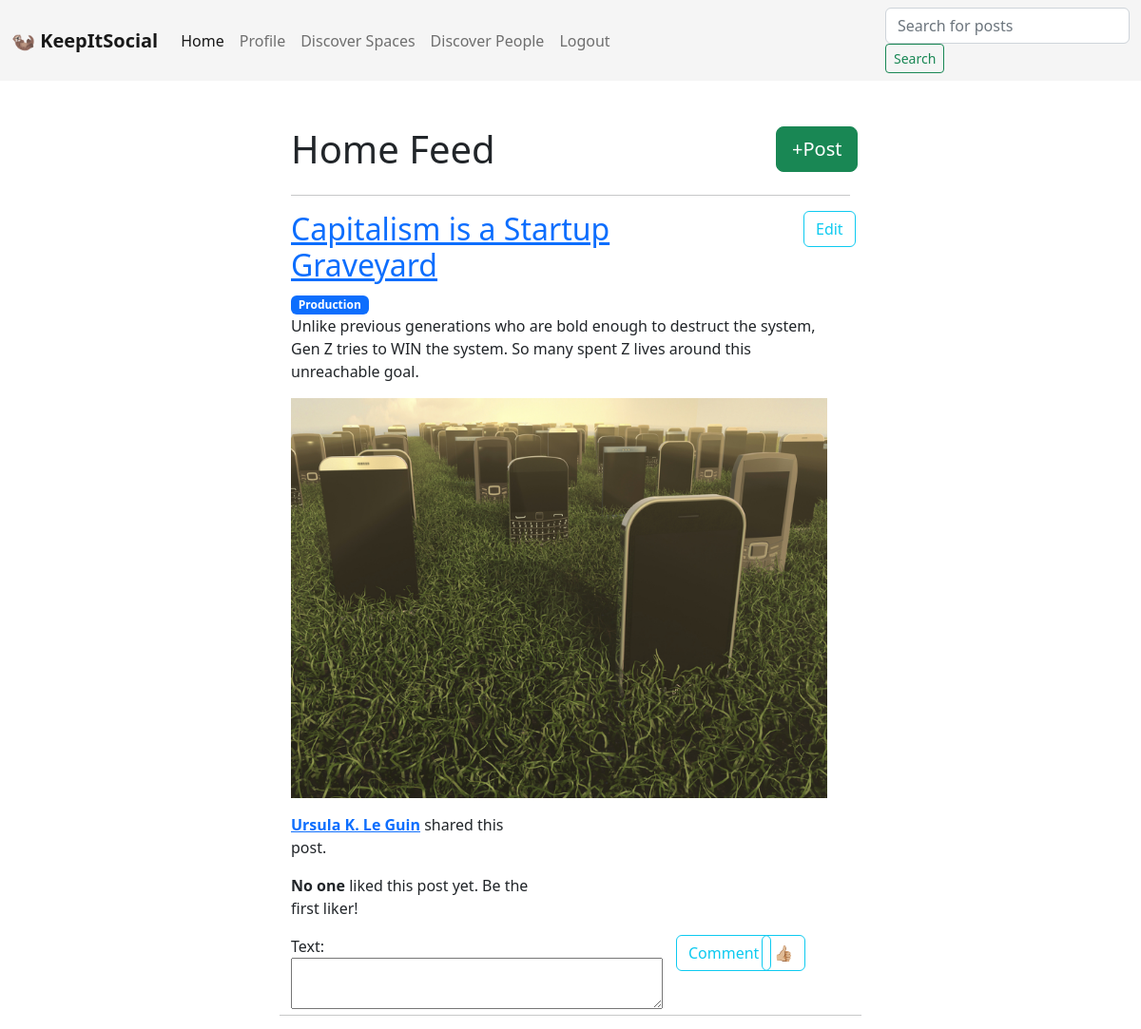
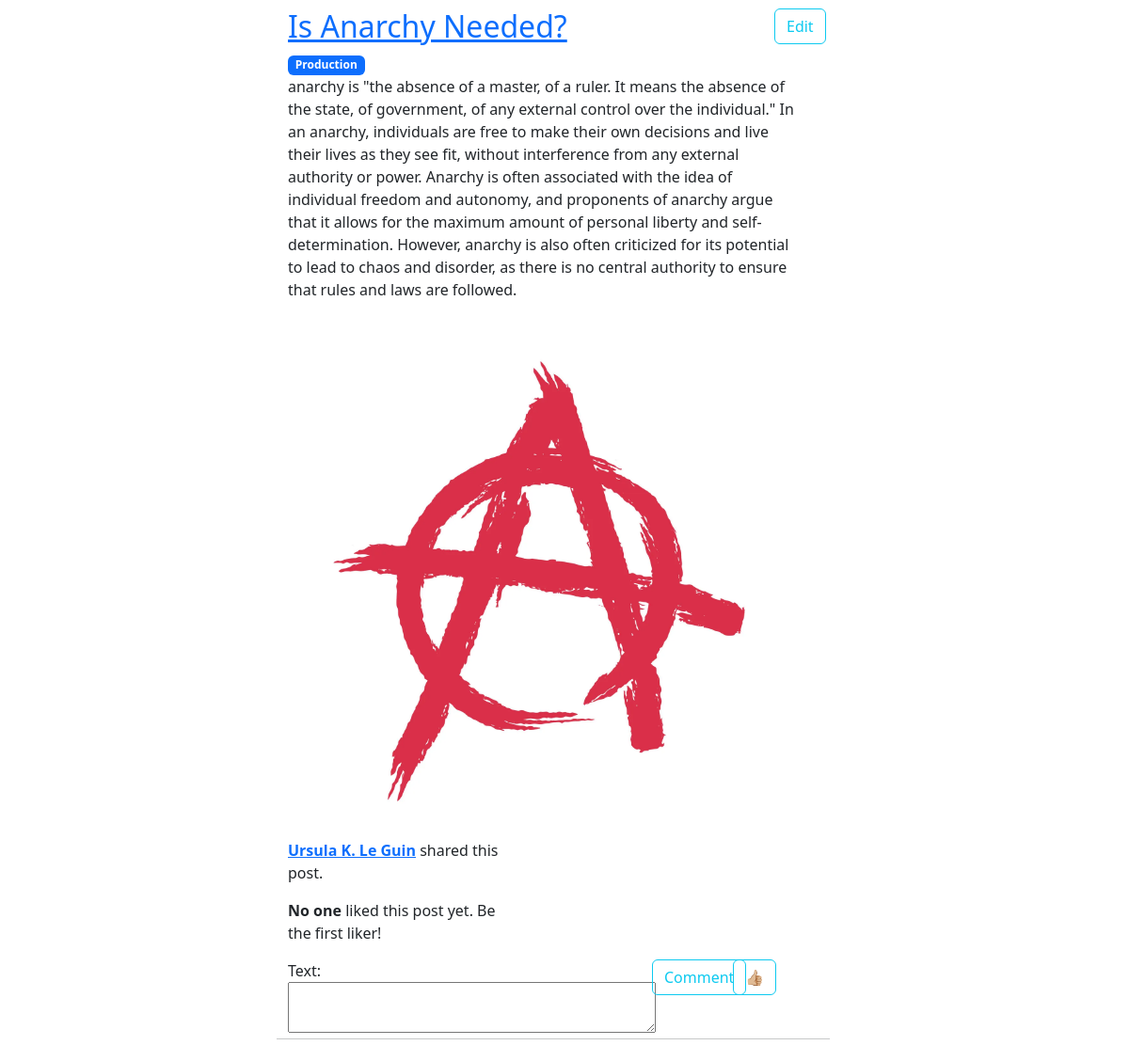
The app's page /home (signed in) with its own data (2 pictures, top to bottom).
### application/models.py (models this page shows, shortened)
class Post(models.Model):
    title = models.CharField(max_length=50)
    image = models.ImageField(upload_to="uploads/", null=True, blank=True)
    content = models.TextField()
    link = models.CharField(max_length=500, null=True)
    author = models.ForeignKey(UserProfile, on_delete=models.CASCADE, null=True)
    slug = models.SlugField(default="", null=False, blank=True, db_index=True)
    likers = models.ManyToManyField("UserProfile", related_name='liked_posts', blank=True)
    bookmarkers = models.ManyToManyField("UserProfile", related_name='bookmarked_posts', blank=True)
    space = models.ForeignKey("Space", related_name='posts', blank=True, on_delete=models.CASCADE, null=True)
    created_at = models.DateTimeField(auto_now_add=True, blank=True, null=True)

class Space(models.Model):
    admin = models.ForeignKey(UserProfile, on_delete=models.CASCADE, null=True)
    members = models.ManyToManyField("UserProfile", related_name='spaces', blank=True)
    title = models.CharField(max_length=50)
    slug = models.SlugField(default="")

class UserProfile(models.Model):
    id = models.AutoField(primary_key=True)
    user = models.OneToOneField(User, on_delete=models.CASCADE, related_name='profile')
    profile_picture = models.ImageField(upload_to='profiles/', blank=True, null=True)
    bio = models.TextField(blank=True)
    followers = models.ManyToManyField("UserProfile", related_name='following', blank=True)
    def __str__(self):
        return f"{self.user.first_name}  {self.user.last_name}"

### application/views.py (the view)
# urls.py: path("", views.Index.as_view(), name="home"),
def home(request):
    posts = Post.objects.all().order_by('-created_at')
    comment_form = CommentForm()
    return render(request, 'application/home.html', {'posts': posts, 'comment_form': comment_form, "title": "Home Feed"})

### application/forms.py
class CommentForm(ModelForm):
    class Meta:
        model = Comment
        fields = ['text']
        widgets = {
          'text': forms.Textarea(attrs={'rows':2}),
        }

### application/templates/application/home.html (shortened to what this page needs)
{% extends "application/base.html" %}
{% block body_content %}
    {% include "application/include/header.html" %}
    <div class="row">
        <div class="col-3">
        </div>
        <div class="col-6">
            <br>
            <br>
            <div class="row">
                <div class="col-6">
                    <h1>{{ title }}</h1>
                </div>
                <div class="col-4">
                </div>
                <div class="col-2">
                    {% if user.is_authenticated %}
                        <a href="/create-post"><button class="btn btn-lg btn-success create-post" type="submit">+Post</button></a>
                    {% endif %}
                </div>
            </div>
            <hr>
            {% for post in posts %}
                {% if post.author == request.user.profile or request.user.profile in post.author.user.profile.followers.all or request.user.profile in post.space.members.all%}
                <div class="row">
                <div class="row">
                    <div class="col-9">
                        <a href="{{ post.link }}"><h2>{{ post.title }}</h2></a>
                    </div>
                    <div class="col-2">
                    </div>
                    <div class="col-1 float-right text-right">
                        {% if post.author == request.user.profile %}
                            <form action="{% url 'edit_post' post.pk %}" method="post">
                                <button type="submit" class="btn btn-outline-info btn-block text-right"> Edit</button>
                            </form>
                        {% endif %}
                    </div>
                    <div class="row">
                        <div class="col-1">
                            {% if post.space %}
                                <span class="badge text-bg-primary">{{ post.space.title }}</span>
                            {% endif %}
                        </div>
                    </div>
                    <p>{{ post.content }}</p>
                    {% if post.image %}
                        <a href="{{ post.link }}"><img src="{{ post.image.url }}" style="width:100%"></a>
                    {%  endif %}
                    <p><a href="{{ post.link }}"></a>
                    <div class="row">
                        <div class="col-6">
                            <p><strong><a href="/user/{{ post.author.id }}">{{ post.author }}</a></strong> shared this post.</p>
                            {% if post.likers.all.count == 0 %}
                                <p><strong> No one</strong> liked this post yet. Be the first liker!</p>
                            {% elif post.likers.all.count == 1 %}
                                <p><strong> 1</strong> person liked this post!</p>
                            {% else %}
                                <p><strong> {{ post.likers.all.count }}</strong> people liked this post!</p>
                            {% endif %}
                        </div>
                        <div class="col-3">
                        </div>
                        <div class="col-2">
                        </div>
                        <div class="row">
                            <div class="col-9">
                                <form action="{% url 'submit_comment' post.pk %}" method="post">
                                {{ comment_form }}
                            </div>
                            <div class="col-2">
                                <button type="submit" class="btn btn-outline-info btn-block text-right">Comment</button>
                            </div>
                            <div class="col-1 float-right text-right">
                               <form action="{% url 'like_post' post.pk %}" method="post">
                                {% if  request.user.profile in post.likers.all %}
                                    <button type="submit" class="btn btn-info btn-block float-right"> 👍🏼 </button>
                                {% else %}
                                    <button type="submit" class="btn btn-outline-info btn-block float-right"> 👍🏼 </button>
                                {% endif %}
                               </form>
                            </div>
                        </div>
                    </div>
                </div>
                <br>
                <br>
                <hr>
                <br>
                {% endif %}
            {% endfor %}
            </div>
        </div>
    </div>
    </div>
{% endblock %}

### records on screen
Post: title "Capitalism is a Startup Graveyard", shows "Edit", space "Production", content "Unlike previous generations who are bold enough to destruct the system, Gen Z tries to WIN the system. So many spent Z lives around this unreachable goal.", image (picture), author "Ursula K. Le Guin", shows "No one"
Post: title "Is Anarchy Needed?", shows "Edit", space "Production", content "anarchy is \"the absence of a master, of a ruler. It means the absence of the state, of government, of any external control over the individual.\" In an anarchy, individuals are free to make their own decisions and live their lives as they see fit, without interference from any external authority or power. Anarchy is often associated with the idea of individual freedom and autonomy, and proponents of anarchy argue that it allows for the maximum amount of personal liberty and self-determination. However, anarchy is also often criticized for its potential to lead to chaos and disorder, as there is no central authority to ensure that rules and laws are followed.", image (picture), author "Ursula K. Le Guin", shows "No one"

### other values on screen
{{ title }} "Home Feed"
